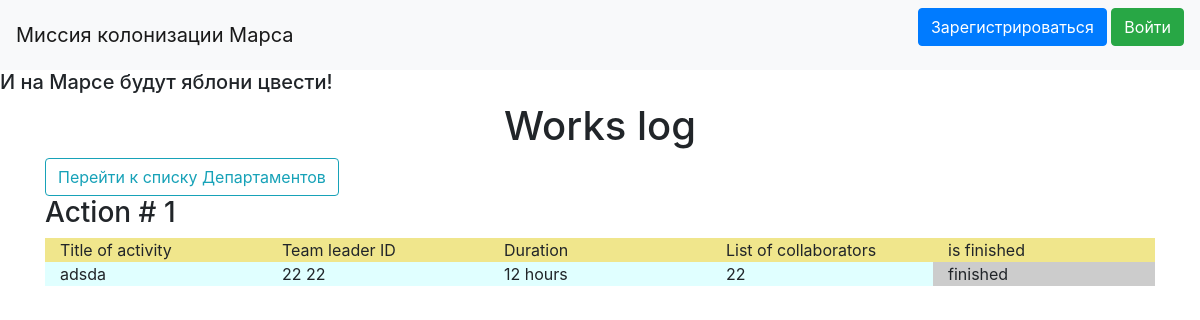
The page / on the database its author committed.
### jobs.py (models this page shows)
class Jobs(SqlAlchemyBase):
    __tablename__ = 'jobs'
    id = sqlalchemy.Column(sqlalchemy.Integer,
                           primary_key=True, autoincrement=True)
    team_leader = sqlalchemy.Column(sqlalchemy.ForeignKey("users.id"))
    user_add = sqlalchemy.Column(sqlalchemy.Integer)
    job = sqlalchemy.Column(sqlalchemy.String, nullable=True)
    work_size = sqlalchemy.Column(sqlalchemy.Integer, nullable=True)
    collaborators = sqlalchemy.Column(sqlalchemy.String, nullable=True)
    start_date = sqlalchemy.Column(sqlalchemy.DateTime, nullable=True)
    end_date = sqlalchemy.Column(sqlalchemy.DateTime, nullable=True)
    is_finished = sqlalchemy.Column(sqlalchemy.Boolean, default=True)
    user = orm.relation('User')

### users.py (models this page shows, shortened)
class User(SqlAlchemyBase, UserMixin):
    __tablename__ = 'users'
    id = sqlalchemy.Column(sqlalchemy.Integer,
                           primary_key=True, autoincrement=True)
    surname = sqlalchemy.Column(sqlalchemy.String, nullable=True)
    name = sqlalchemy.Column(sqlalchemy.String, nullable=True)
    age = sqlalchemy.Column(sqlalchemy.Integer, nullable=True)
    position = sqlalchemy.Column(sqlalchemy.String, nullable=True)
    speciality = sqlalchemy.Column(sqlalchemy.String, nullable=True)
    address = sqlalchemy.Column(sqlalchemy.String, nullable=True)
    email = sqlalchemy.Column(sqlalchemy.String,
                              index=True, unique=True, nullable=True)
    hashed_password = sqlalchemy.Column(sqlalchemy.String, nullable=True)
    modified_date = sqlalchemy.Column(sqlalchemy.DateTime,
                                      default=datetime.datetime.now)
    jobs = orm.relation("Jobs", back_populates='user')
    departments = orm.relation('Department', back_populates='user')

### main.py (the view)
@app.route("/")
def index():
    db_sess = db_session.create_session()
    jobs = db_sess.query(Jobs).all()
    return render_template("index.html", jobs=jobs)

### db_session.py (called while the page is built)
def create_session() -> Session:
    global __factory
    return __factory()

### templates/index.html (shortened to what this page needs)
{% extends "base.html" %}
{% block content %}
<h1 align="center">Works log</h1>
<div><a href="/departments" class="btn btn-outline-info">Перейти к списку Департаментов</a></div>
{% for item in jobs%}
<h3>Action # {{ item.id }}</h3>
<div class="container">
  <div class="row" style="background-color:Khaki">
    <div class="col-sm">
      Title of activity
    </div>
    <div class="col-sm">
      Team leader ID
    </div>
    <div class="col-sm">
      Duration
    </div>
      <div class="col-sm">
      List of collaborators
    </div>
    <div class="col-sm">
      is finished
    </div>
  </div>
    <div class="row" style="background-color:LightCyan">
    <div class="col-sm">
      {{ item.job }}
    </div>
    <div class="col-sm">
      {{ item.user.surname }} {{ item.user.name }}
    </div>
    <div class="col-sm">
      {{ item.work_size }} hours
    </div>
      <div class="col-sm">
      {{ item.collaborators }}
    </div>
    <div class="col-sm" style="background-color: #ccc;">
        {% if item.is_finished == False %}
            <div>is not finished</div>
        {% else %}
            <div>finished</div>
        {% endif %}
    </div>
  </div>
</div>
{% endfor %}
{% endblock %}

### templates/base.html (shortened to what this page needs)
<!doctype html>
<html lang="en">
<head>
    <link rel="stylesheet"
          href="https://stackpath.bootstrapcdn.com/bootstrap/4.4.1/css/bootstrap.min.css"
>
</head>
<body>
<header>
    <nav class="navbar navbar-light bg-light">
        <a class="navbar-brand" href="#">Миссия колонизации Марса</a>
                        {% if current_user.is_authenticated %}
    <a class="navbar-brand" href="/logout">{{ current_user.name }}</a>
{% else %}
    <p>
        <a class="btn btn-primary " href="/register">Зарегистрироваться</a>
        <a class="btn btn-success" href="/login">Войти</a>
    </p>
{% endif %}
    </nav>
    <h5>И на Марсе будут яблони цвести!</h5>
</header>
<main role="main" class="container">
    {% block content %}{% endblock %}
</main>
</body>
</html>

### rows shown on the page
Jobs: id "1", job "adsda", user.surname "22", user.name "22", work_size "12", collaborators "22", is_finished "finished"
